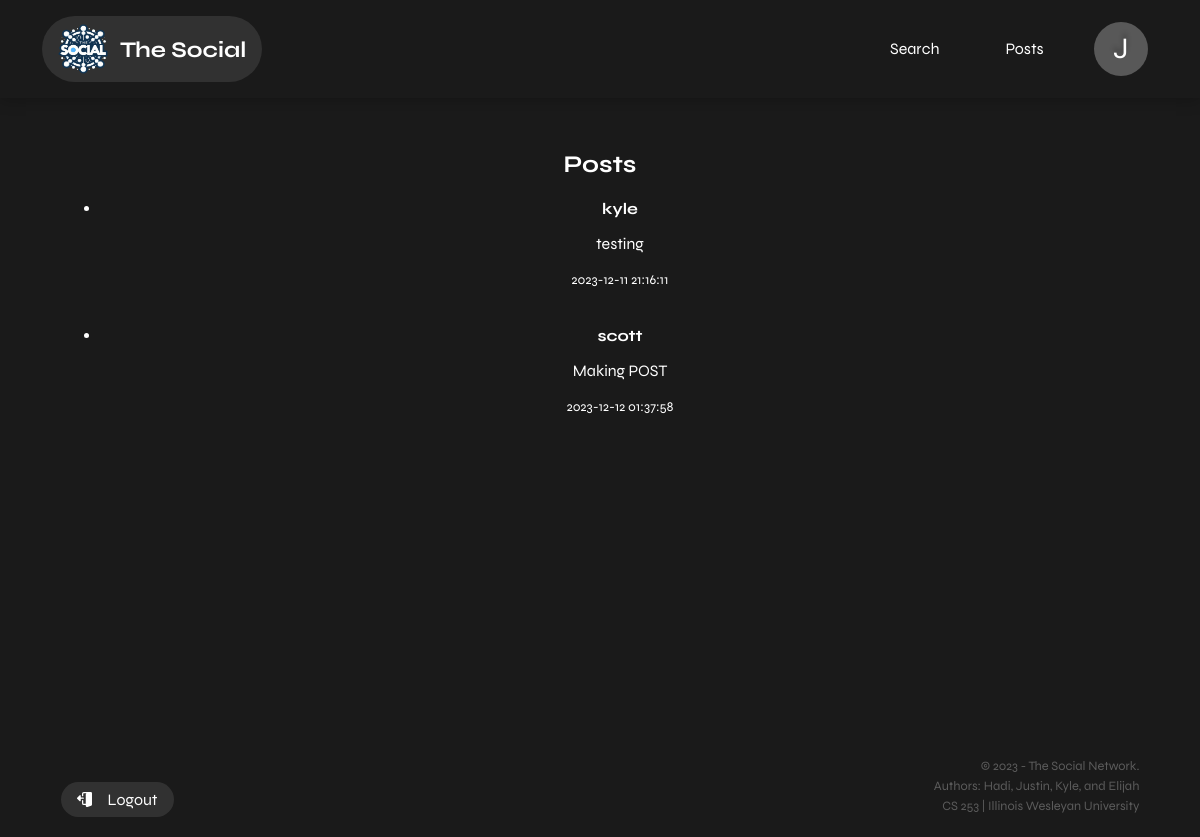
Screenshot of /home (signed in) with the database file from the repository.
### tables this page shows
CREATE TABLE posts (
        id INTEGER PRIMARY KEY AUTOINCREMENT,
        username TEXT,
        post_content TEXT,
        timestamp DATETIME DEFAULT CURRENT_TIMESTAMP
    );

### app.py (the view, shortened to what this page needs)
@app.route('/home', methods=['GET', 'POST'])
def home():
    if 'username' in session:
        username = session['username']
        all_posts = get_friends_posts(username)
        return render_template('home.html', posts=all_posts)
    else:
        return redirect(url_for('login'))

### app.py (called while the page is built)
def create_connection():
    conn = None
    try:
        conn = sqlite3.connect(DATABASE_PATH)
    except sqlite3.Error as e:
        print(e)
    return conn

### templates/home.html (shortened to what this page needs)
<!DOCTYPE html>
<html lang="en">
<head>
    <link rel="stylesheet" href="{{ url_for('static', filename='styles.css') }}">
    <link rel="stylesheet" href="{{ url_for('static', filename='universal.css') }}">
</head>
<body>
    {% include 'header.html' %}
    <main>
        <section id="posts" class="mt-10">
            <div class="container text-center">
                <h2>Posts</h2>
                {% if posts %}
                    <ul>
                        {% for post in posts %}
                            <li>
                                <strong>{{ post[1] }}</strong>
                                <p>{{ post[2] }}</p>
                                <small>{{ post[3] }}</small>
                            </li>
                            <br><br>
                        {% endfor %}
                    </ul>
                {% endif %}
            </div>
        </section>
    </main>
    {% include 'footer.html' %}
</body>
</html>

### static/styles.css (style rules this page uses)
body { font-family: Arial, sans-serif; margin: 0; padding: 0; background-color: #1a1a1a; color: #fff; }
body > * { padding: 20px }

### static/universal.css (style rules this page uses)
body { font-family: syne; }
* { box-sizing: border-box; }
.container { width: 93%; margin:auto; max-width: 1450px; }
.mt-10 { margin-top: 2rem; }
.text-center { text-align: center; }
section { margin-top: 3em; }
main { min-height: 80vh; }

### rows the page displays
posts: username "kyle", post_content "testing", timestamp "2023-12-11 21:16:11"
posts: username "scott", post_content "Making POST", timestamp "2023-12-12 01:37:58"

### other values shown
{{ session['username'][0].upper() }} "J"
